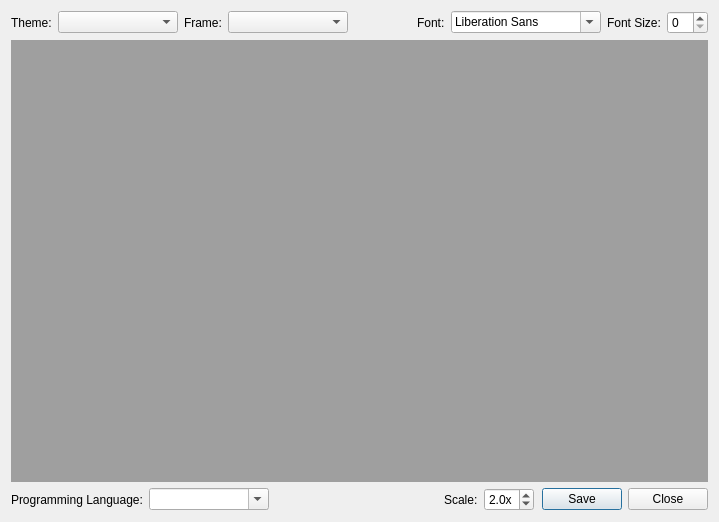
<?xml version="1.0" encoding="UTF-8"?>
<ui version="4.0">
 <class>EditorDialog</class>
 <widget class="QDialog" name="EditorDialog">
  <property name="geometry">
   <rect>
    <x>0</x>
    <y>0</y>
    <width>719</width>
    <height>522</height>
   </rect>
  </property>
  <property name="windowTitle">
   <string>Tricks Highlighter</string>
  </property>
  <layout class="QVBoxLayout" name="verticalLayout">
   <item>
    <layout class="QHBoxLayout" name="horizontalLayout">
     <item>
      <widget class="QLabel" name="label">
       <property name="text">
        <string>Theme:</string>
       </property>
      </widget>
     </item>
     <item>
      <widget class="QComboBox" name="themeCombo">
       <property name="minimumSize">
        <size>
         <width>120</width>
         <height>0</height>
        </size>
       </property>
      </widget>
     </item>
     <item>
      <widget class="QLabel" name="label_2">
       <property name="text">
        <string>Frame:</string>
       </property>
      </widget>
     </item>
     <item>
      <widget class="QComboBox" name="frameCombo">
       <property name="minimumSize">
        <size>
         <width>120</width>
         <height>0</height>
        </size>
       </property>
      </widget>
     </item>
     <item>
      <spacer name="horizontalSpacer">
       <property name="orientation">
        <enum>Qt::Horizontal</enum>
       </property>
       <property name="sizeHint" stdset="0">
        <size>
         <width>40</width>
         <height>20</height>
        </size>
       </property>
      </spacer>
     </item>
     <item>
      <widget class="QLabel" name="label_3">
       <property name="text">
        <string>Font:</string>
       </property>
      </widget>
     </item>
     <item>
      <widget class="QFontComboBox" name="fontCombo">
       <property name="maximumSize">
        <size>
         <width>150</width>
         <height>16777215</height>
        </size>
       </property>
      </widget>
     </item>
     <item>
      <widget class="QLabel" name="label_4">
       <property name="text">
        <string>Font Size:</string>
       </property>
      </widget>
     </item>
     <item>
      <widget class="QSpinBox" name="fontSizeSpin">
       <property name="maximum">
        <number>40</number>
       </property>
      </widget>
     </item>
    </layout>
   </item>
   <item>
    <widget class="QMdiArea" name="mdiArea"/>
   </item>
   <item>
    <layout class="QHBoxLayout" name="horizontalLayout_2">
     <item>
      <widget class="QLabel" name="label_5">
       <property name="text">
        <string>Programming Language:</string>
       </property>
      </widget>
     </item>
     <item>
      <widget class="QComboBox" name="languageCombo">
       <property name="minimumSize">
        <size>
         <width>120</width>
         <height>0</height>
        </size>
       </property>
       <property name="editable">
        <bool>true</bool>
       </property>
      </widget>
     </item>
     <item>
      <spacer name="horizontalSpacer_2">
       <property name="orientation">
        <enum>Qt::Horizontal</enum>
       </property>
       <property name="sizeHint" stdset="0">
        <size>
         <width>40</width>
         <height>20</height>
        </size>
       </property>
      </spacer>
     </item>
     <item>
      <widget class="QLabel" name="label_6">
       <property name="text">
        <string>Scale:</string>
       </property>
      </widget>
     </item>
     <item>
      <widget class="QDoubleSpinBox" name="scaleSpin">
       <property name="suffix">
        <string>x</string>
       </property>
       <property name="decimals">
        <number>1</number>
       </property>
       <property name="minimum">
        <double>0.500000000000000</double>
       </property>
       <property name="maximum">
        <double>5.000000000000000</double>
       </property>
       <property name="singleStep">
        <double>0.200000000000000</double>
       </property>
       <property name="value">
        <double>2.000000000000000</double>
       </property>
      </widget>
     </item>
     <item>
      <widget class="QDialogButtonBox" name="buttonBox">
       <property name="orientation">
        <enum>Qt::Horizontal</enum>
       </property>
       <property name="standardButtons">
        <set>QDialogButtonBox::Close|QDialogButtonBox::Save</set>
       </property>
      </widget>
     </item>
    </layout>
   </item>
  </layout>
 </widget>
 <resources/>
 <connections>
  <connection>
   <sender>buttonBox</sender>
   <signal>accepted()</signal>
   <receiver>EditorDialog</receiver>
   <slot>accept()</slot>
   <hints>
    <hint type="sourcelabel">
     <x>248</x>
     <y>254</y>
    </hint>
    <hint type="destinationlabel">
     <x>157</x>
     <y>274</y>
    </hint>
   </hints>
  </connection>
  <connection>
   <sender>buttonBox</sender>
   <signal>rejected()</signal>
   <receiver>EditorDialog</receiver>
   <slot>reject()</slot>
   <hints>
    <hint type="sourcelabel">
     <x>316</x>
     <y>260</y>
    </hint>
    <hint type="destinationlabel">
     <x>286</x>
     <y>274</y>
    </hint>
   </hints>
  </connection>
 </connections>
</ui>
